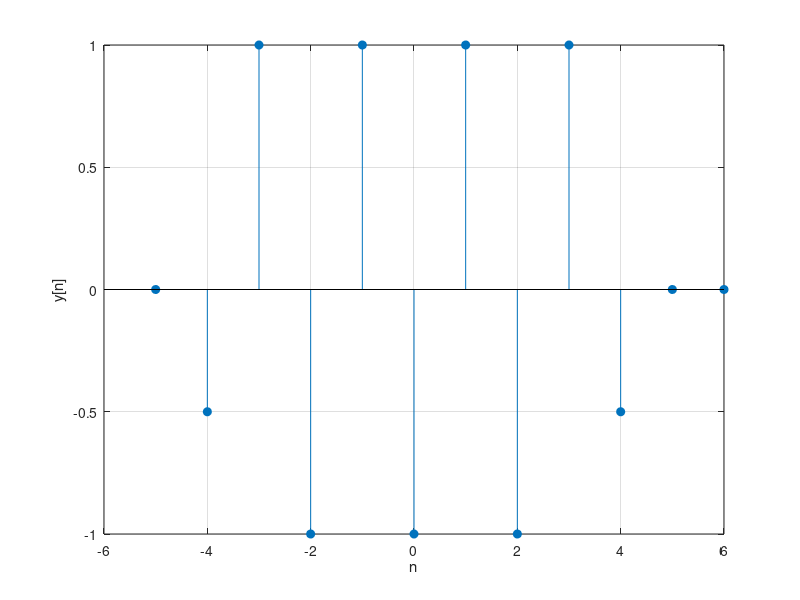
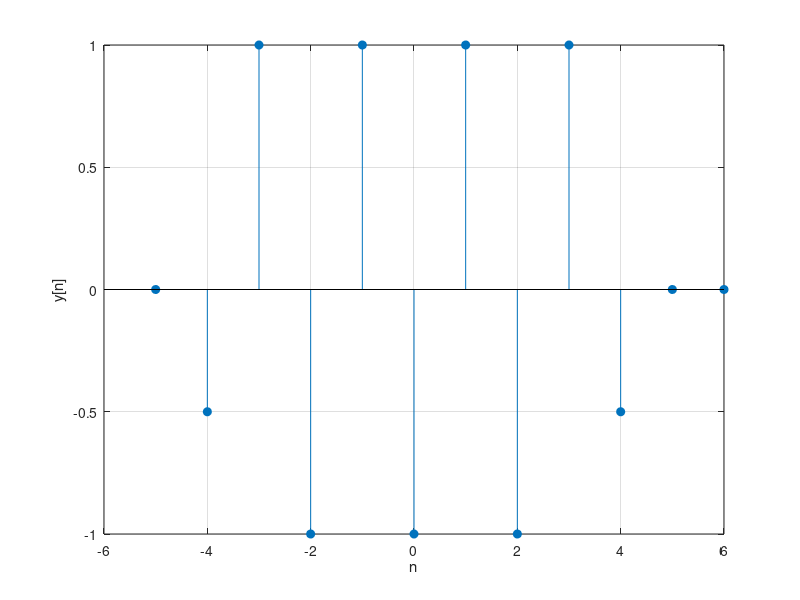
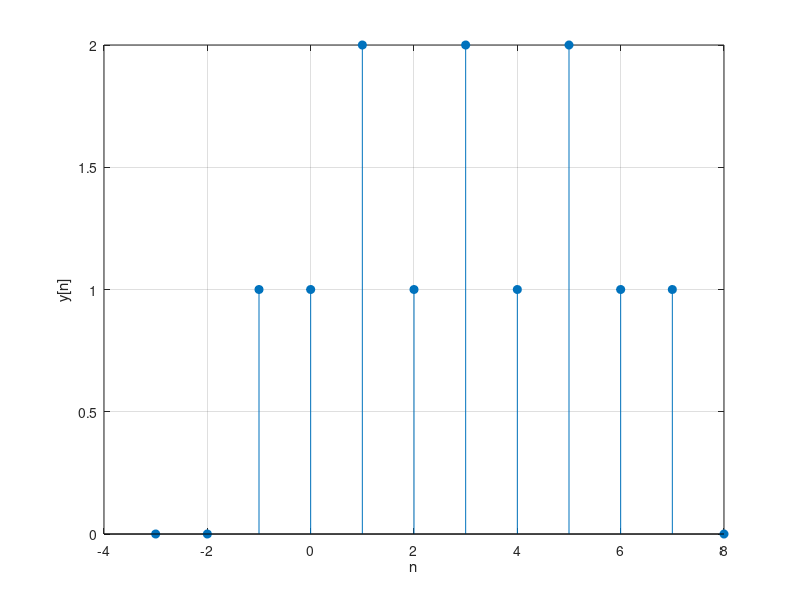
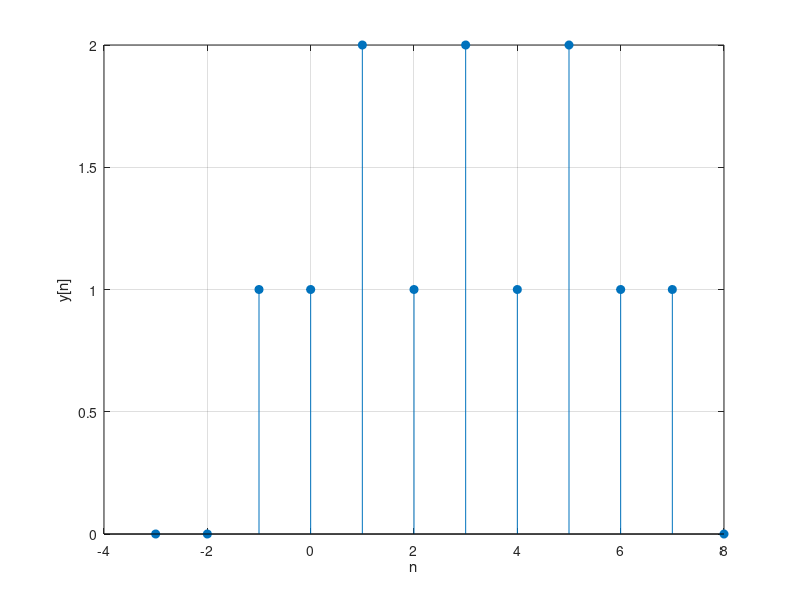

Source code (MATLAB) for these figures, in order:
close all;
clear all;

%% Assigment 1
n = [-5, -4 , -3, -2, -1, 0 ,1, 2, 3, 4,5,6];
x = [1 0 1 0 1 0 1];
h = [0 0- 1/2 1 -1/2 0 0];

Conved = conv(x,h);
figure();
stem(n,Conved,'filled')
hold on;
grid on;
%title('Assigment 1 Convolution')
xlabel('n');
ylabel('y[n]');
saveas(gcf,'figures/Assigment1','epsc');
saveas(gcf,'figures/Assigment1','fig');
%% Assigment 3

%niet nodig
% L = 5;
% h2 = [1,1,1,0,0,0];
% x = [1,0,1,0,1,0,1];
% Convuluted = conv(x,h2)
% figure();
% stem(n,Convuluted,'filled')
% hold on;
% grid on;
% %title('Assigment 1 Convolution')
% xlabel('n');
% ylabel('y[n]');
% saveas(gcf,'figures/Assigment3a','epsc');
% saveas(gcf,'figures/Assigment3a','fig');

%b
%   -3 -2 -1 0 1 2 3
n2 = [ -3, -2, -1, 0 ,1, 2, 3, 4,5,6,7,8];
x2 = [1  0  1 0 1 0 1];
%           -3 -2 -1  0, 1, 2
h_causal = [ 0 0 1 1 1 0];
Convuluted = conv(x2,h_causal);
figure();
stem(n2,Convuluted,'filled')
hold on;
grid on;
%title('Assigment 1 Convolution')
xlabel('n');
ylabel('y[n]');
saveas(gcf,'figures/Assigment3','epsc');
saveas(gcf,'figures/Assigment3','fig');


